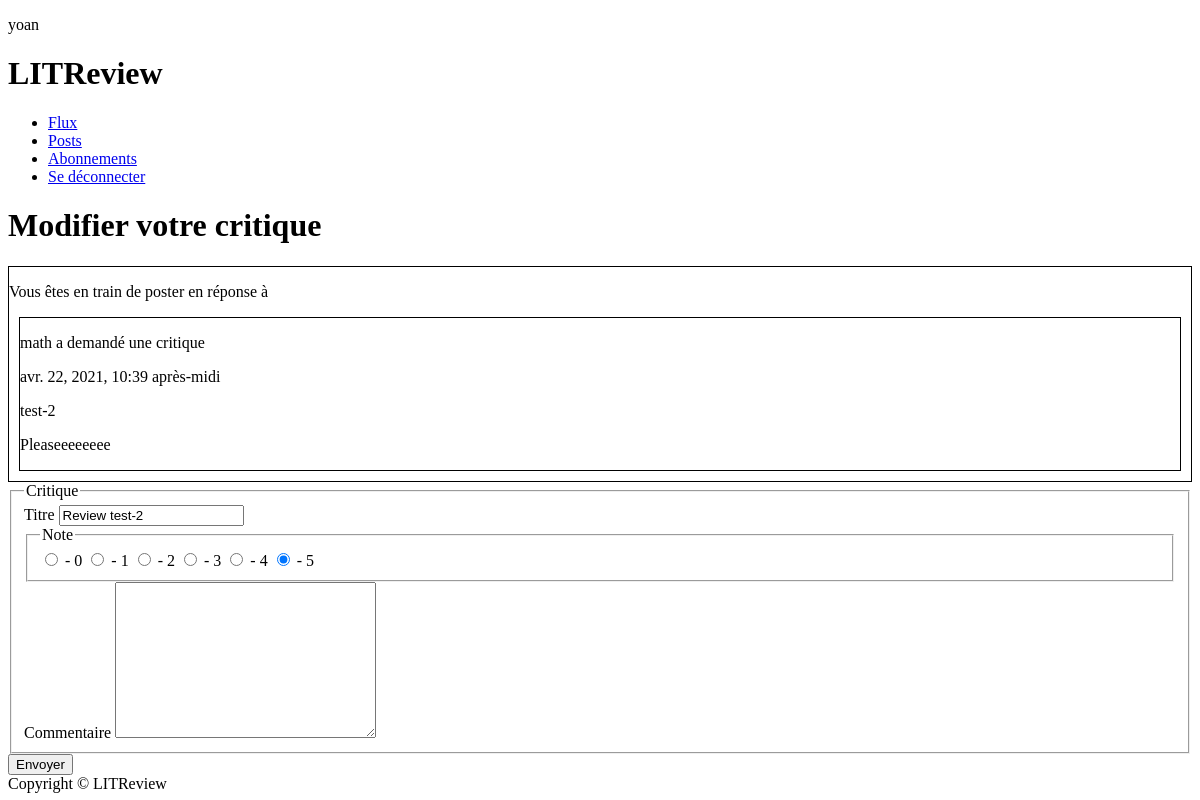
/feed/edit/review/Review test-2 (signed in), run on an earlier commit of the app's database.
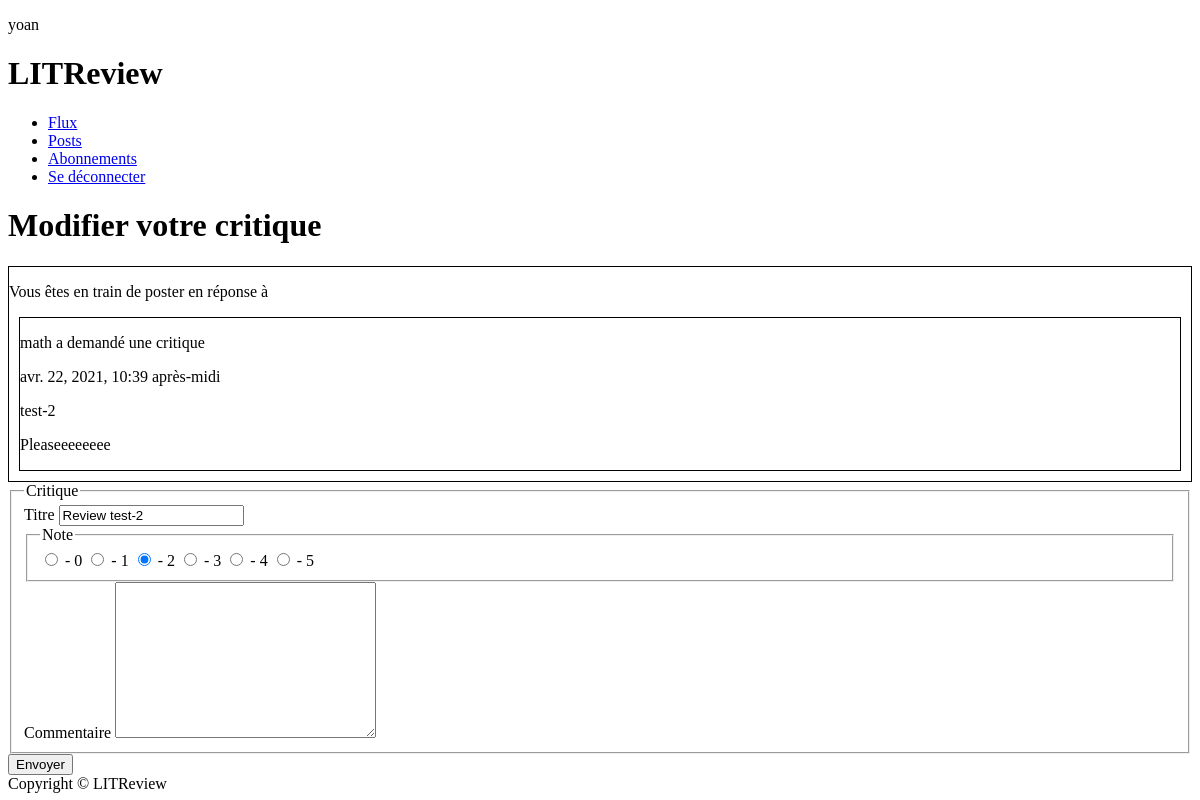
And on a later commit of the database.
### posts/models.py (models this page shows)
class Review(models.Model):
    ticket = models.ForeignKey(to=Ticket, on_delete=models.CASCADE)
    rating = models.PositiveSmallIntegerField(validators=[MinValueValidator(0), MaxValueValidator(5)])
    user = models.ForeignKey(to=settings.AUTH_USER_MODEL, on_delete=models.CASCADE)
    headline = models.CharField(max_length=128)
    body = models.TextField(max_length=8192, blank=True)
    time_created = models.DateTimeField(auto_now_add=True)

### posts/views.py (the view)
# urls.py: path('edit/review/<review_headline>', views.edit_review, name='edit_review'),
@login_required
def edit_review(request, review_headline):
    try:
        review = Review.objects.get(headline=review_headline)
    except Review.DoesNotExist:
        return redirect('posts:posts')
    else:
        if request.user == review.user:
            if request.method == 'POST':
                review.headline = request.POST.get('headline')
                review.body = request.POST.get('body')
                review.rating = request.POST.get('rating')
                review.save()
                return redirect('posts:posts')
            else:
                return render(request, 'posts/edit_review.html', {'review': review, 'r': range(6)})

### posts/templates/posts/edit_review.html (shortened to what this page needs)
{% extends 'posts/base.html' %}
{% block content %}
<h1>Modifier votre critique</h1>
<div style="border: 1px solid black;">
    <p>Vous êtes en train de poster en réponse à</p>
    {% include 'posts/ticket_snippet.html' with ticket=review.ticket %}
</div>
<form method="POST" action="{% url 'posts:edit_review' review.headline %}">
    <fieldset>
        <legend>Critique</legend>
        <div>
            <label for="headline">Titre</label>
            <input type="text" name="headline" id="headline" value="{{ review.headline }}" maxlength=128 required>
        </div>
        <fieldset>
            <legend>Note</legend>
            {% for i in r %}
            <input type="radio" id="{{i}}" name="rating" value="{{i}}" {% if i == review.rating %} checked {% endif %}>
            <label for="{{i}}">- {{i}}</label>
            {% endfor %}
        </fieldset>
        <div>
            <label for="body">Commentaire</label>
            <textarea name="body" id="body" cols="30" rows="10" max_length=8192>{{ review.body }}</textarea>
        </div>
    </fieldset>
    <input type="submit" value="Envoyer">
</form>
{% endblock %}

What changed in the data, as far as the page shows it:
changed Review "Review test-2": rating "☐ - 2" → "☑ - 2"; rating "☑ - 5" → "☐ - 5"
